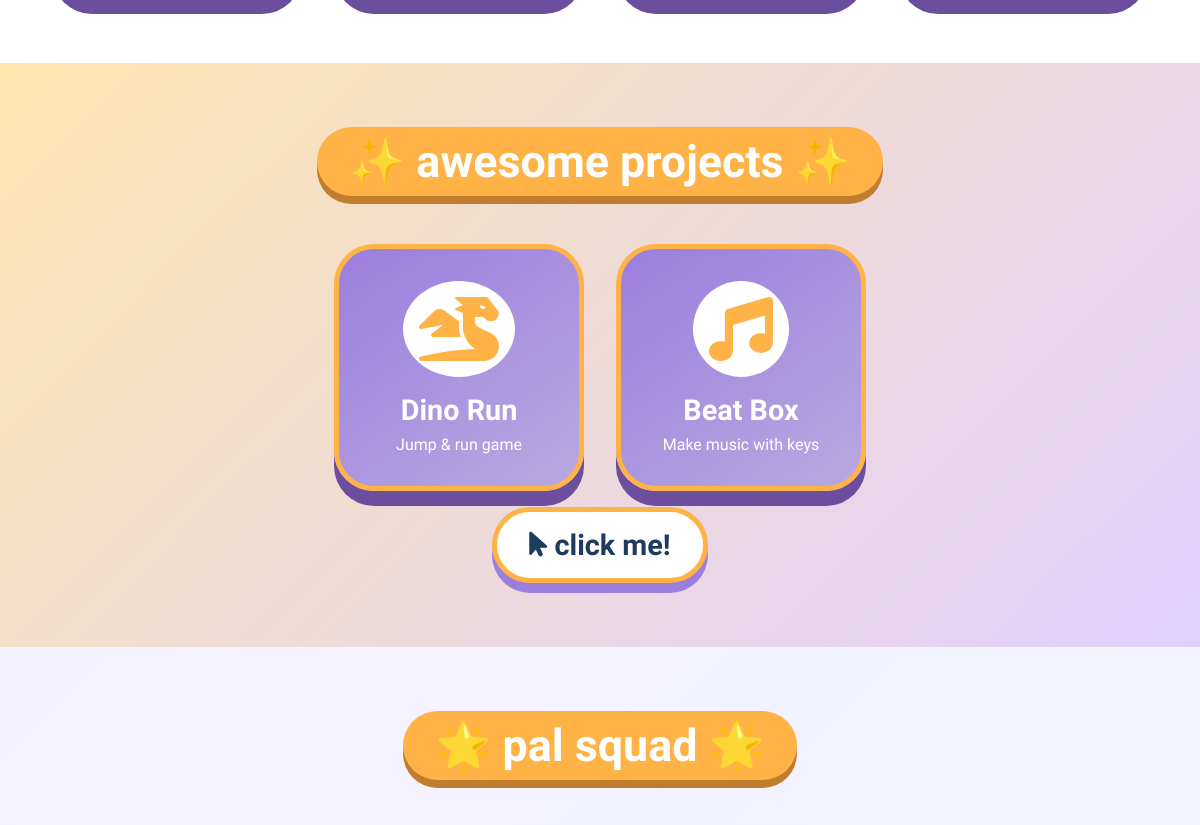
Before: / (middle part) with the older database file.
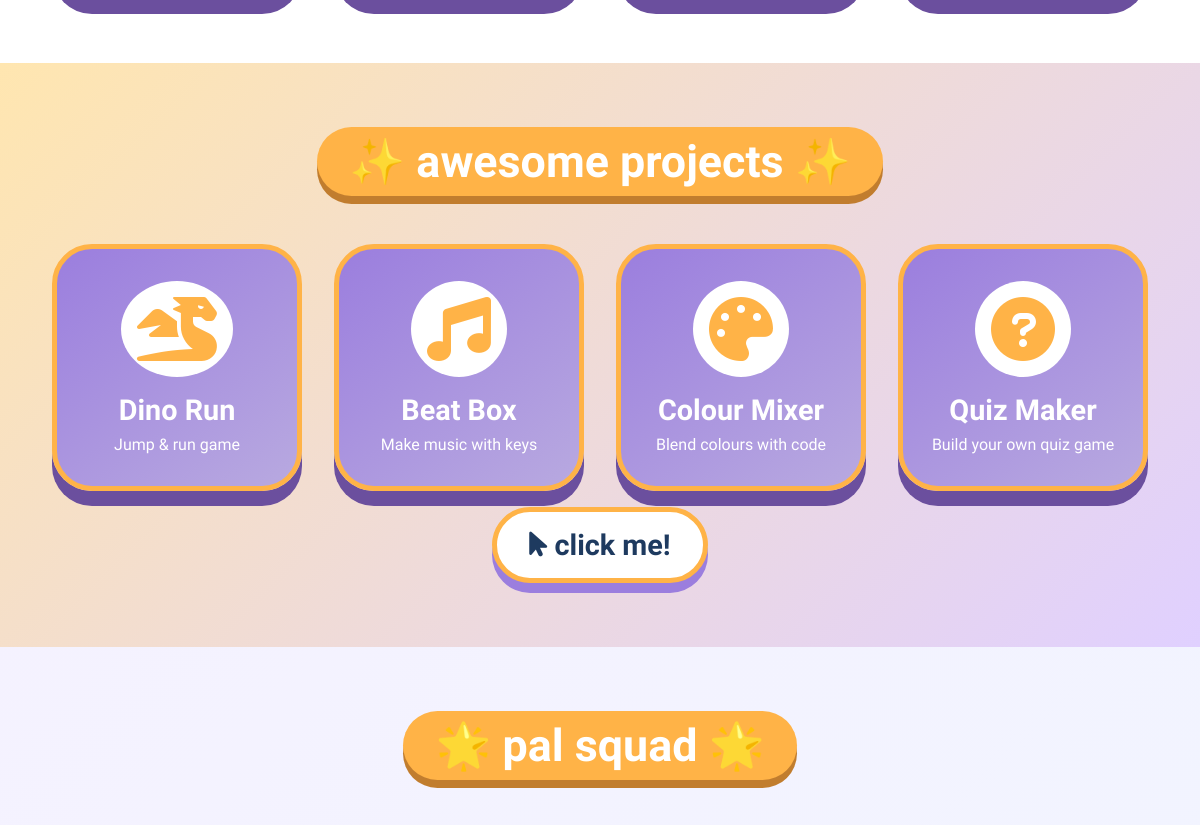
After: the same page with the newer database file.
### app.py (models this page shows)
class ProjectTemplate(db.Model):
    id = db.Column(db.Integer, primary_key=True)
    name = db.Column(db.String(100), nullable=False)
    description = db.Column(db.String(200))
    difficulty = db.Column(db.String(20))
    icon = db.Column(db.String(50))
    color = db.Column(db.String(7))
    html_code = db.Column(db.Text, default='')
    css_code = db.Column(db.Text, default='')
    js_code = db.Column(db.Text, default='')
    order = db.Column(db.Integer, default=0)

### app.py (the view)
@app.route('/')
def index():
    templates = ProjectTemplate.query.order_by(ProjectTemplate.order).limit(12).all()
    testimonials = Testimonial.query.filter_by(is_approved=True).all()
    return render_template('index.html', templates=templates, testimonials=testimonials)

### app.py (called while the page is built)
@app.context_processor
def inject_csrf_token():
    return dict(csrf_token=generate_csrf)

### templates/index.html (shortened to what this page needs)
{% extends "base.html" %}
{% block content %}
<div class="features">
</div>
<div class="projects">
    <h2 class="section-title"><span>✨ awesome projects ✨</span></h2>
    <div class="project-grid" id="projectGrid">
        {% for template in templates %}
        <div class="project-card" data-template-id="{{ template.id }}">
            <i class="fas {{ template.icon }}"></i>
            <h4>{{ template.name }}</h4>
            <p>{{ template.description }}</p>
        </div>
        {% endfor %}
    </div>
    <div class="project-counter" id="clickCounter"><i class="fas fa-mouse-pointer"></i> click me!</div>
</div>
<div class="squad">
    <h2 class="section-title"><span>🌟 pal squad 🌟</span></h2>
</div>
{% endblock %}

Changed rows visible on the page:
added ProjectTemplate: name "Colour Mixer", description "Blend colours with code"
added ProjectTemplate: name "Quiz Maker", description "Build your own quiz game"
